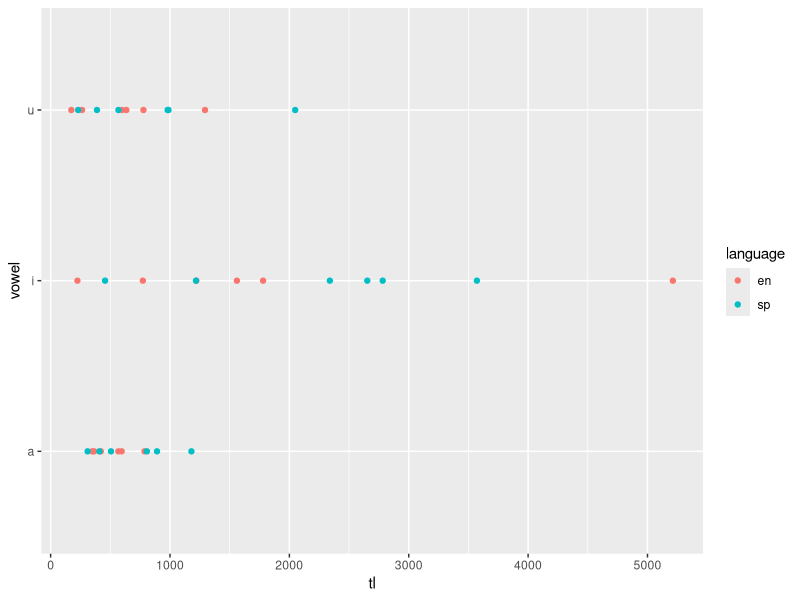
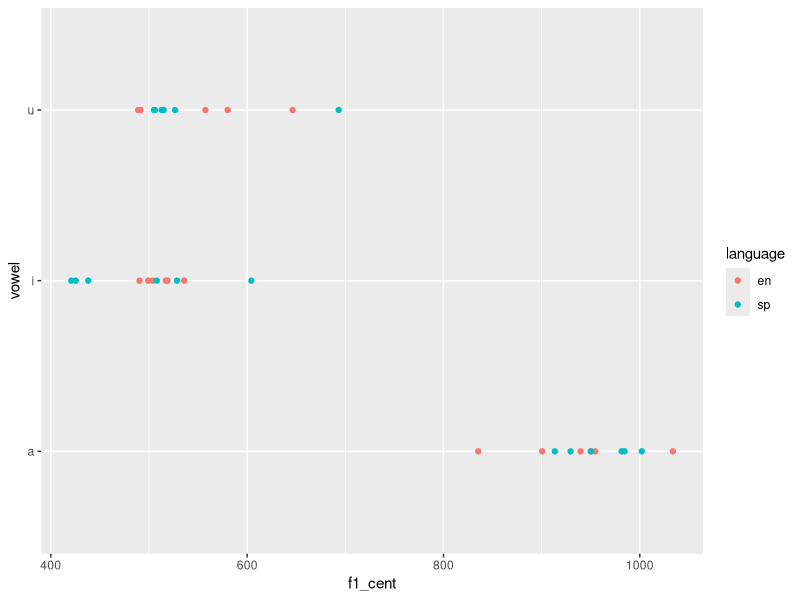
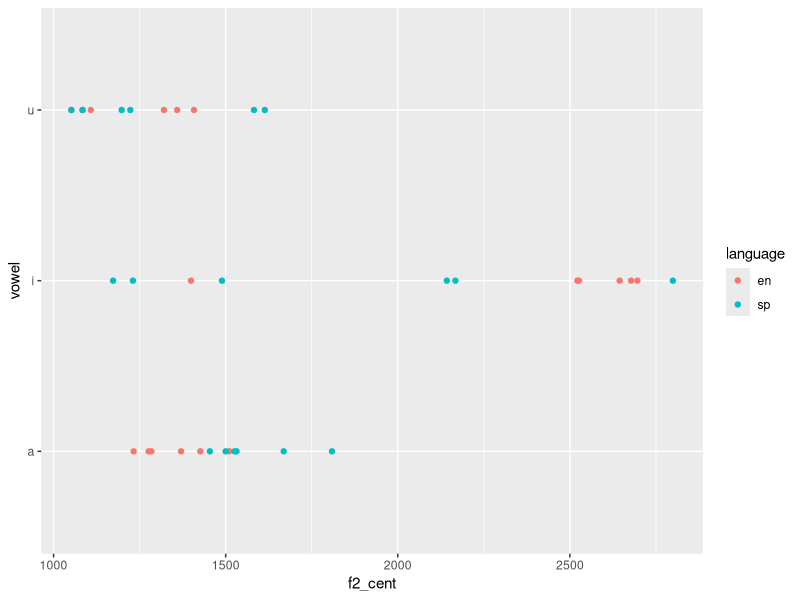

These charts were generated, in order, by the following R code:
## ---- chunk 1

library("dplyr")   
library("ggplot2") 
library("readr")   
library("here")    
library("tidyr")
library("stringr")
## ---- chunk 2
here("data")
## ---- chunk 3
read_csv(file = "./data/vowel_data.csv")
## ---- chunk 4
my_data <- read_csv(here("data", "vowel_data.csv"))
## ---- chunk 5
f<-select(my_data,vowel, language,f1_cent,f2_cent,tl)
## ---- chunk 6
f_calc <- f%>% 
  group_by(vowel,language) %>% 
  summarize(f1_mean = mean(f1_cent), f1_sd = sd(f1_cent),
            f2_mean = mean(f2_cent), f2_sd = sd (f2_cent), 
                           tl_mean = mean (tl), tl_sd = sd(tl))
## ---- chunk 7
f1_mean <- f%>% 
  group_by(vowel,language) %>% 
  summarize(f1_mean = mean(f1_cent)) %>% 
  pivot_wider(names_from = language,
              values_from = f1_mean)
## ---- chunk 8
f2_mean <- f%>% 
  group_by(vowel,language) %>% 
  summarize(f2_mean = mean(f2_cent)) %>% 
  pivot_wider(names_from = language,
              values_from = f2_mean)
## ---- chunk 9
tl_mean <- f%>% 
  group_by(vowel,language) %>% 
  summarize(tl_mean = mean(tl)) %>% 
  pivot_wider(names_from = language,
              values_from = tl_mean)
## ---- chunk 10
f %>% 
  ggplot(.,aes(x=tl, y=vowel, color=language))+
  geom_point()
## ---- chunk 11
f %>% 
  ggplot(.,aes(x=f1_cent, y=vowel, color=language))+
  geom_point()
## ---- chunk 12
f %>% 
  ggplot(.,aes(x=f2_cent, y=vowel, color=language))+
  geom_point()
